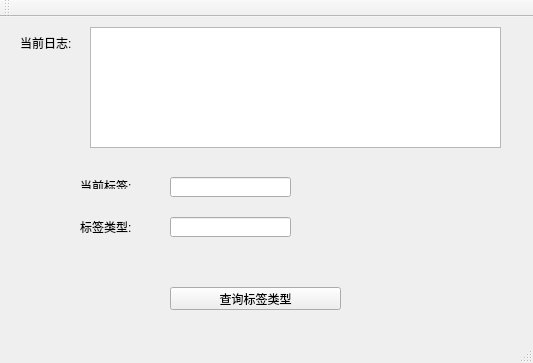
<?xml version="1.0" encoding="UTF-8"?>
<ui version="4.0">
 <class>dabiaoqianClass</class>
 <widget class="QMainWindow" name="dabiaoqianClass">
  <property name="geometry">
   <rect>
    <x>0</x>
    <y>0</y>
    <width>533</width>
    <height>363</height>
   </rect>
  </property>
  <property name="windowTitle">
   <string>查询当前标签</string>
  </property>
  <widget class="QWidget" name="centralWidget">
   <widget class="QPushButton" name="nameType_pushButton">
    <property name="geometry">
     <rect>
      <x>170</x>
      <y>270</y>
      <width>171</width>
      <height>23</height>
     </rect>
    </property>
    <property name="text">
     <string>查询标签类型</string>
    </property>
   </widget>
   <widget class="QLabel" name="utype_label">
    <property name="geometry">
     <rect>
      <x>80</x>
      <y>200</y>
      <width>61</width>
      <height>20</height>
     </rect>
    </property>
    <property name="text">
     <string>&lt;html&gt;&lt;head/&gt;&lt;body&gt;&lt;p&gt;标签类型:&lt;/p&gt;&lt;/body&gt;&lt;/html&gt;</string>
    </property>
   </widget>
   <widget class="QTextEdit" name="curlog_textEdit">
    <property name="geometry">
     <rect>
      <x>90</x>
      <y>10</y>
      <width>411</width>
      <height>121</height>
     </rect>
    </property>
   </widget>
   <widget class="QLabel" name="label">
    <property name="geometry">
     <rect>
      <x>20</x>
      <y>20</y>
      <width>54</width>
      <height>12</height>
     </rect>
    </property>
    <property name="text">
     <string>当前日志:</string>
    </property>
   </widget>
   <widget class="QLabel" name="label_2">
    <property name="geometry">
     <rect>
      <x>80</x>
      <y>160</y>
      <width>54</width>
      <height>12</height>
     </rect>
    </property>
    <property name="text">
     <string>&lt;html&gt;&lt;head/&gt;&lt;body&gt;&lt;p&gt;当前标签:&lt;/p&gt;&lt;/body&gt;&lt;/html&gt;</string>
    </property>
   </widget>
   <widget class="QLineEdit" name="cursig_lineEdit">
    <property name="geometry">
     <rect>
      <x>170</x>
      <y>160</y>
      <width>121</width>
      <height>20</height>
     </rect>
    </property>
   </widget>
   <widget class="QLineEdit" name="lineEdit_tagtype">
    <property name="geometry">
     <rect>
      <x>170</x>
      <y>200</y>
      <width>121</width>
      <height>20</height>
     </rect>
    </property>
   </widget>
  </widget>
  <widget class="QMenuBar" name="menuBar">
   <property name="geometry">
    <rect>
     <x>0</x>
     <y>0</y>
     <width>533</width>
     <height>23</height>
    </rect>
   </property>
  </widget>
  <widget class="QToolBar" name="mainToolBar">
   <attribute name="toolBarArea">
    <enum>TopToolBarArea</enum>
   </attribute>
   <attribute name="toolBarBreak">
    <bool>false</bool>
   </attribute>
  </widget>
  <widget class="QStatusBar" name="statusBar"/>
 </widget>
 <layoutdefault spacing="6" margin="11"/>
 <resources>
  <include location="dabiaoqian.qrc"/>
 </resources>
 <connections/>
</ui>
